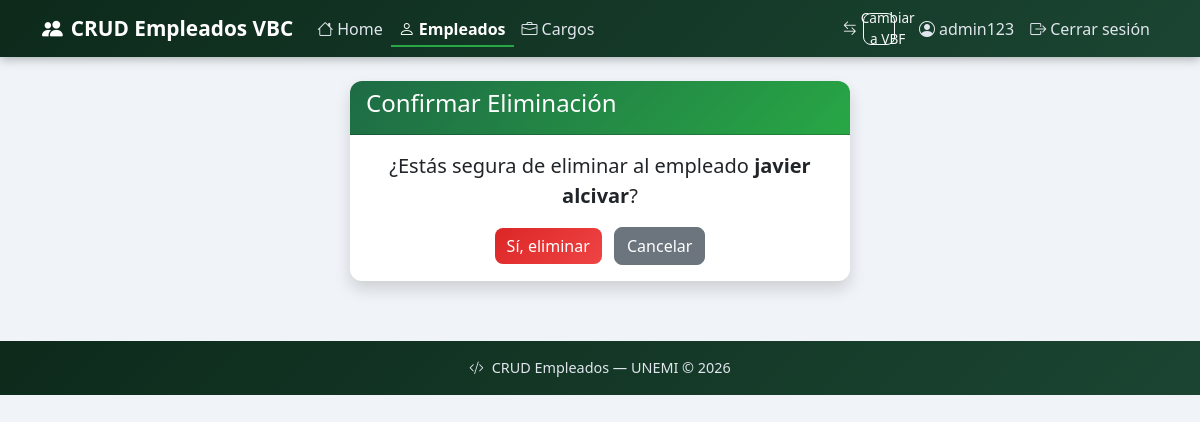
/vbc/empleados/eliminar/1/ (signed in), run on an earlier commit of the app's database.
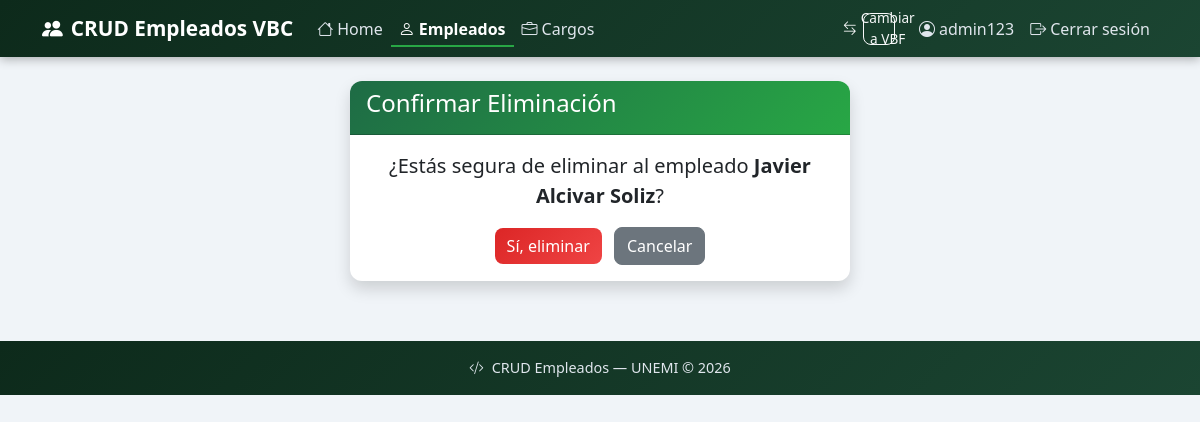
And on a later commit of the database.
### empleados/models.py (models this page shows)
class Empleado(models.Model):
    nombres = models.CharField(max_length=100)
    apellidos = models.CharField(max_length=100)
    correo = models.EmailField()
    sueldo = models.DecimalField(max_digits=10, decimal_places=2)
    fecha_ingreso = models.DateField()
    cargo = models.ForeignKey(Cargo, on_delete=models.CASCADE)
    activo = models.BooleanField(default=True)
    def __str__(self):
        return f"{self.nombres} {self.apellidos}"

### empleados_vbc/views.py (the view, shortened to what this page needs)
# urls.py: path('vbc/empleados/eliminar/<int:pk>/', views.EmpleadoDeleteView.as_view(), name='vbc_empleado_eliminar'),
class EmpleadoDeleteView(LoginRequiredMixin, DeleteView):
    model = Empleado
    template_name = 'empleados_vbc/empleado_confirmar_eliminar.html'
    success_url = reverse_lazy('vbc_empleado_lista')
    context_object_name = 'objeto'

### empleados_vbc/templates/empleados_vbc/empleado_confirmar_eliminar.html (shortened to what this page needs)
{% extends 'empleados_vbc/base.html' %}
{% block content %}
<div class="card shadow" style="max-width: 500px; margin: auto;">
    <div class="card-header bg-danger text-white">
        <h4>Confirmar Eliminación</h4>
    </div>
    <div class="card-body text-center">
        <p class="fs-5">¿Estás segura de eliminar al empleado <strong>{{ objeto }}</strong>?</p>
        <form method="POST">
            <button type="submit" class="btn btn-danger">Sí, eliminar</button>
            <a href="{% url 'vbc_empleado_lista' %}" class="btn btn-secondary ms-2">Cancelar</a>
        </form>
    </div>
</div>
{% endblock %}

What changed in the data, as far as the page shows it:
changed Empleado: nombres+apellidos "javier alcivar" → "Javier Alcivar Soliz"
